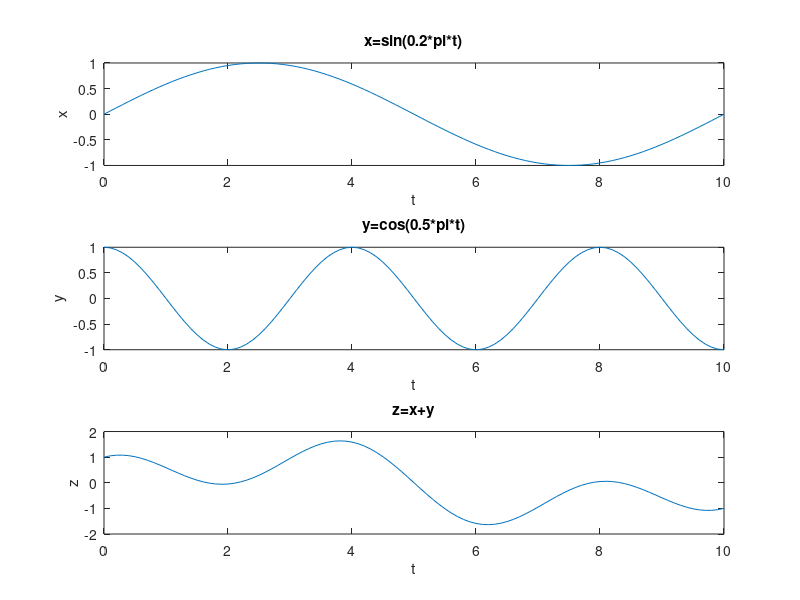

This figure's MATLAB source:
t=0:0.1:10;
x=sin(0.2*pi*t);
y=cos(0.5*pi*t);
z=x+y;
figure;
subplot(3,1,1);
plot(t,x);
title('x=sin(0.2*pi*t)');
xlabel('t');
ylabel('x');
subplot(3,1,2);
plot(t,y);
title('y=cos(0.5*pi*t)');
xlabel('t');
ylabel('y');
subplot(3,1,3);
plot(t,z);
title('z=x+y');
xlabel('t');
ylabel('z');